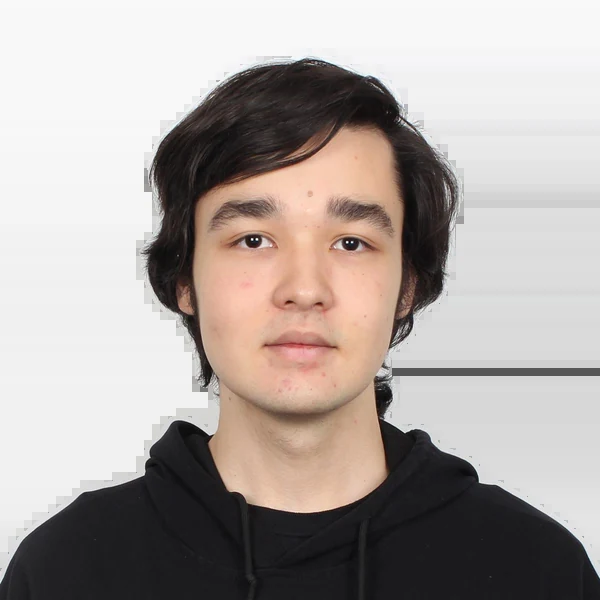
#> input picture docs/images/about/portrait.webp, 600 x 600 px
$ python -i lineart.py   (imports and definitions only)
#> lines starting #> are read from the running program, lines starting #| are printed output that depends on the picture; after the words box and inside, x2 and y2 are one past the last pixel; in counts of white or black regions, pixels touching at a corner belong together
"""Turns images into the line-art binaries drawn by the particle engine.

    python lineart.py build <images_dir> <out_dir> [--color-dir DIR]
    python lineart.py trace <image> <out.json> [--preview out.png]
    python lineart.py pack <in.json> <out.bin>
    python lineart.py unpack <in.bin> <out.json>

Binary format: per contour a big-endian uint16 point count, then 7 bytes per
point holding x:14 | y:14 | r:8 | g:8 | b:8. Black means "use the group color".
"""

import argparse
import json
import math
import struct
from pathlib import Path

POINT_BYTES = 7
COORD_MAX = (1 << 14) - 1
CORNER_MARGIN = 5


def perpendicular_distance(a, b, p):
    dx, dy = b["x"] - a["x"], b["y"] - a["y"]
    length = math.hypot(dx, dy)
    if length == 0:
        return math.hypot(p["x"] - a["x"], p["y"] - a["y"])
    return abs(dy * p["x"] - dx * p["y"] + b["x"] * a["y"] - b["y"] * a["x"]) / length


def simplify(contour, epsilon):
    """Douglas-Peucker, iterative so long contours do not hit the recursion limit."""
    keep = [False] * len(contour)
    keep[0] = keep[-1] = True
    stack = [(0, len(contour) - 1)]
    while stack:
        lo, hi = stack.pop()
        best, index = -1.0, lo
        for i in range(lo + 1, hi):
            d = perpendicular_distance(contour[lo], contour[hi], contour[i])
            if d > best:
                best, index = d, i
        if best > epsilon:
            keep[index] = True
            stack.append((lo, index))
            stack.append((index, hi))
    return [p for p, k in zip(contour, keep) if k]


def fit_budget(contour, budget):
    """Smallest integer tolerance whose result fits in `budget` points."""
    lo, hi, best = 0, 100000, contour
    while lo <= hi:
        mid = (lo + hi) // 2
        result = simplify(contour, mid)
        if len(result) <= budget:
            best, hi = result, mid - 1
        else:
            lo = mid + 1
    return best


def optimize(contours, max_points):
    """Shares the point budget between contours by length, longest first."""
    total = sum(len(c) for c in contours) or 1
    contours.sort(key=len, reverse=True)
    result, used = [], 0
    for contour in contours:
        if used >= max_points:
            break
        budget = max(math.floor(max_points * len(contour) / total), 2)
        simplified = fit_budget(contour, budget)
        result.append(simplified)
        used += len(simplified)
    result = [c for c in result if c]
    if result:
        min_x = min(p["x"] for c in result for p in c)
        min_y = min(p["y"] for c in result for p in c)
        for c in result:
            for p in c:
                p["x"] -= min_x
                p["y"] -= min_y
    return result


def sample_color(cv2, np, image, x, y, radius):
    h, w = image.shape[:2]
    x0, x1 = max(0, x - radius), min(w, x + radius + 1)
    y0, y1 = max(0, y - radius), min(h, y + radius + 1)
    mask = np.zeros((y1 - y0, x1 - x0), dtype=np.uint8)
    cv2.circle(mask, (x - x0, y - y0), radius, 255, -1)
    b, g, r = cv2.mean(image[y0:y1, x0:x1], mask=mask)[:3]
    return int(r), int(g), int(b)


def trace(path, color_path=None, threshold=127, max_points=20000, color_radius=1, color=True):
#> called with path = '../../docs/images/about/portrait.webp', threshold = 127, max_points = 20000, color_radius = 1, color = True
    import cv2
    import numpy as np

    image = cv2.imread(str(path))
#> image is the input picture: shape (600, 600, 3); mean B, G, R 161.2, 165, 173.2
    if image is None:
        raise ValueError(f"Could not load {path}")
    color_image = cv2.imread(str(color_path)) if color_path else image
    gray = cv2.cvtColor(image, cv2.COLOR_BGR2GRAY)
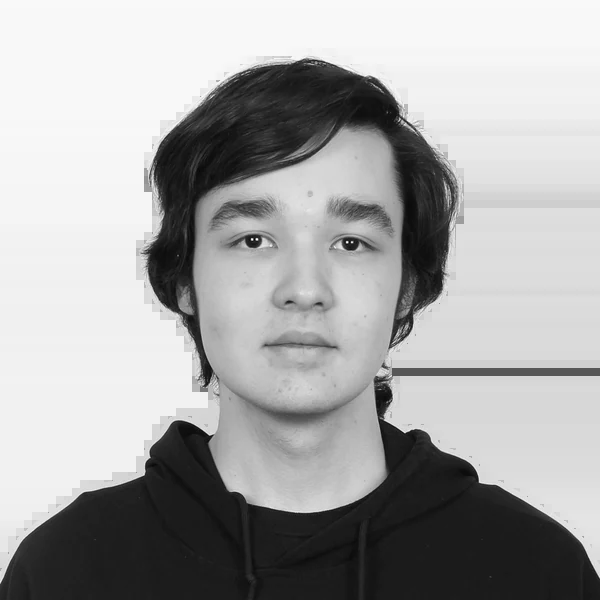
#> gray: shape (600, 600); min 2, max 255, mean 167
    _, binary = cv2.threshold(gray, threshold, 255, cv2.THRESH_BINARY_INV)
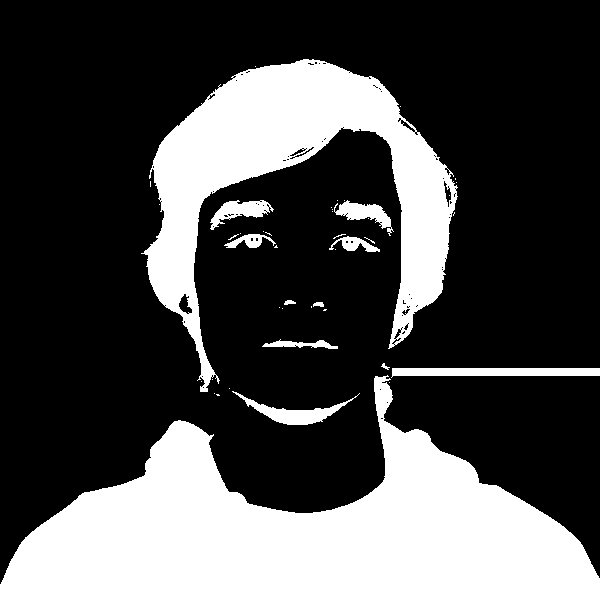
#> binary: shape (600, 600); 29.8% white; 44 white regions (32 under 20 px)
    found, _ = cv2.findContours(binary, cv2.RETR_TREE, cv2.CHAIN_APPROX_SIMPLE)
#> found = 148 contours, 126 with area under 20; largest, box (x1, y1, x2, y2) and area: (0, 375, 600, 600) 66316, (141, 59, 458, 392) 34326, (391, 368, 600, 378) 1450, (232, 391, 360, 425) 1039, (210, 200, 274, 230) 782

    h, w = image.shape[:2]
#> h = 600; w = 600
    corners = [(0, 0), (w - 1, 0), (0, h - 1), (w - 1, h - 1)]
#> corners = [(0, 0), (599, 0), (0, 599), (599, 599)]

    def near_corner(x, y):
        return any(abs(x - cx) <= CORNER_MARGIN and abs(y - cy) <= CORNER_MARGIN for cx, cy in corners)

    contours = []
    for contour in found:
        if len(contour) < 3:
            continue
        # Contours touching a corner are the image frame, not the drawing.
        if any(near_corner(px, py) for [[px, py]] in contour):
            continue
        points = []
        for [[px, py]] in contour:
            point = {"x": float(px), "y": float(py)}
            if color:
                point["r"], point["g"], point["b"] = sample_color(cv2, np, color_image, int(px), int(py), color_radius)
            points.append(point)
        contours.append(points)
#> this loop made 148 passes
#> contour on passes 2, 4, 5, 6, 7, 10, 11, 15, 16, 17, 18, 19: [[214, 393]], [[229, 388]], [[389, 382]], [[201, 381]], [[212, 379]], [[386, 402], [387, 401], [388, 402], [387, 403]], [[379, 389], [380, 388], [381, 389], [380, 390]], [[294, 345], [295, 344], [296, 345], [295, 346]], [[324, 309], [323, 310], [325, 310], [326, 309]], [[282, 308]], [[279, 307]], [[311, 306], [311, 307]]
#> contour on pass 1: [[216, 394], [217, 395], [219, 395], [218, 394]]
    return optimize(contours, max_points), (h, w)
#> the loop in optimize, `for contour in contours:` made 123 passes
#> the loop in optimize, `for c in result:` made 123 passes


# [106 lines left out: functions pack, unpack, save_preview, build, main, not called in this run]


# [2 lines not run here, left out]

>>> result = trace('../../docs/images/about/portrait.webp')
